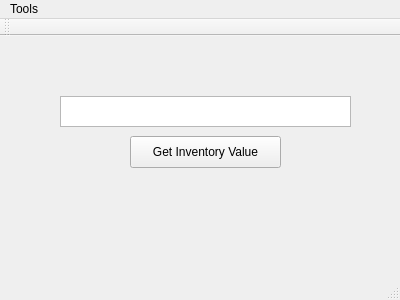
<?xml version="1.0" encoding="UTF-8"?>
<ui version="4.0">
 <class>MainWindow</class>
 <widget class="QMainWindow" name="MainWindow">
  <property name="geometry">
   <rect>
    <x>0</x>
    <y>0</y>
    <width>400</width>
    <height>300</height>
   </rect>
  </property>
  <property name="windowTitle">
   <string>MainWindow</string>
  </property>
  <widget class="QWidget" name="centralWidget">
   <widget class="QPushButton" name="pushButton">
    <property name="geometry">
     <rect>
      <x>130</x>
      <y>100</y>
      <width>151</width>
      <height>32</height>
     </rect>
    </property>
    <property name="text">
     <string>Get Inventory Value</string>
    </property>
   </widget>
   <widget class="QTextBrowser" name="textBrowser">
    <property name="geometry">
     <rect>
      <x>60</x>
      <y>60</y>
      <width>291</width>
      <height>31</height>
     </rect>
    </property>
   </widget>
  </widget>
  <widget class="QMenuBar" name="menuBar">
   <property name="geometry">
    <rect>
     <x>0</x>
     <y>0</y>
     <width>400</width>
     <height>22</height>
    </rect>
   </property>
   <property name="nativeMenuBar">
    <bool>false</bool>
   </property>
   <widget class="QMenu" name="menuTools">
    <property name="title">
     <string>Tools</string>
    </property>
    <addaction name="actionEncrypter_Decrypter"/>
   </widget>
   <addaction name="menuTools"/>
  </widget>
  <widget class="QToolBar" name="mainToolBar">
   <attribute name="toolBarArea">
    <enum>TopToolBarArea</enum>
   </attribute>
   <attribute name="toolBarBreak">
    <bool>false</bool>
   </attribute>
  </widget>
  <widget class="QStatusBar" name="statusBar"/>
  <action name="actionEncrypter_Decrypter">
   <property name="text">
    <string>Encrypter/Decrypter...</string>
   </property>
  </action>
 </widget>
 <layoutdefault spacing="6" margin="11"/>
 <resources/>
 <connections/>
</ui>
